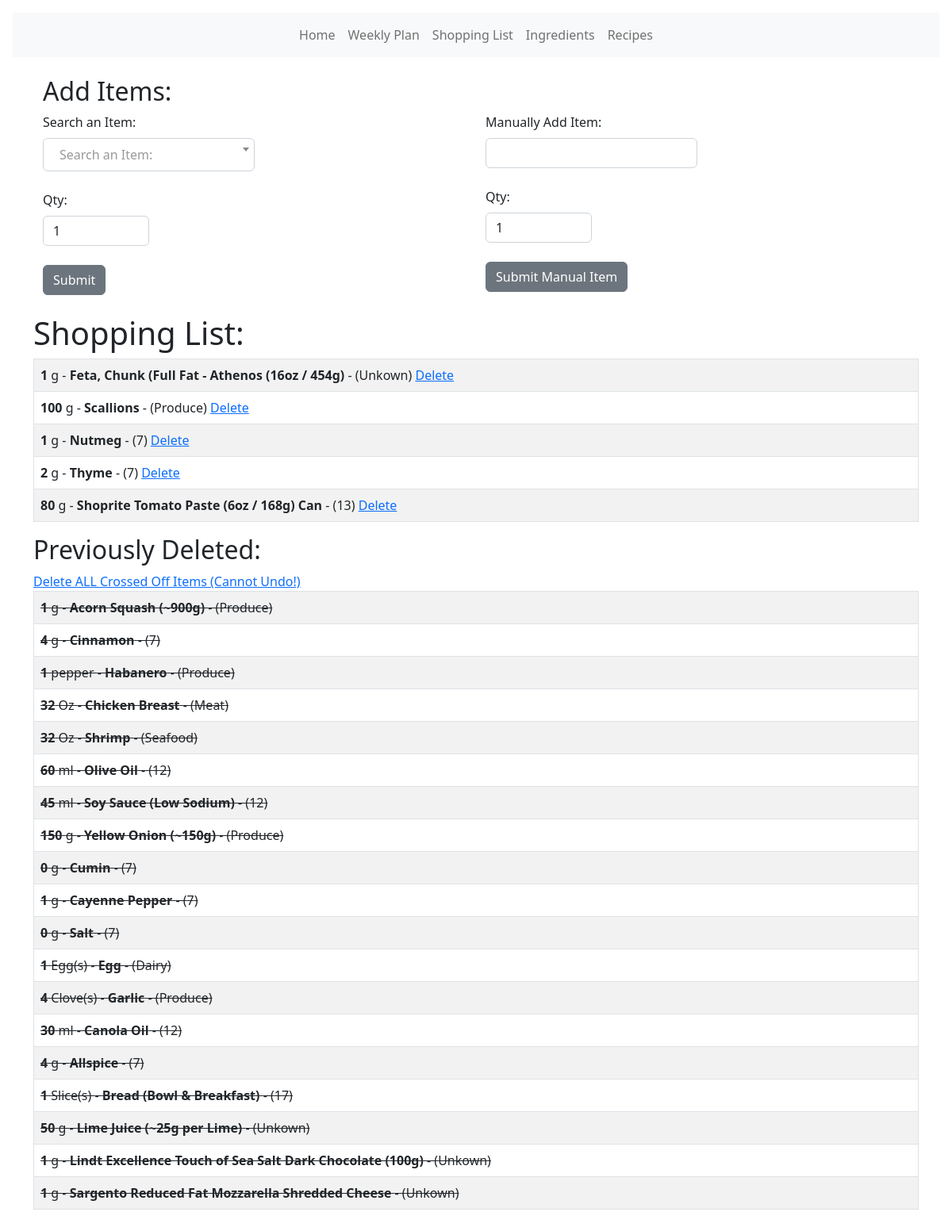
/list, run on an earlier commit of the app's database.
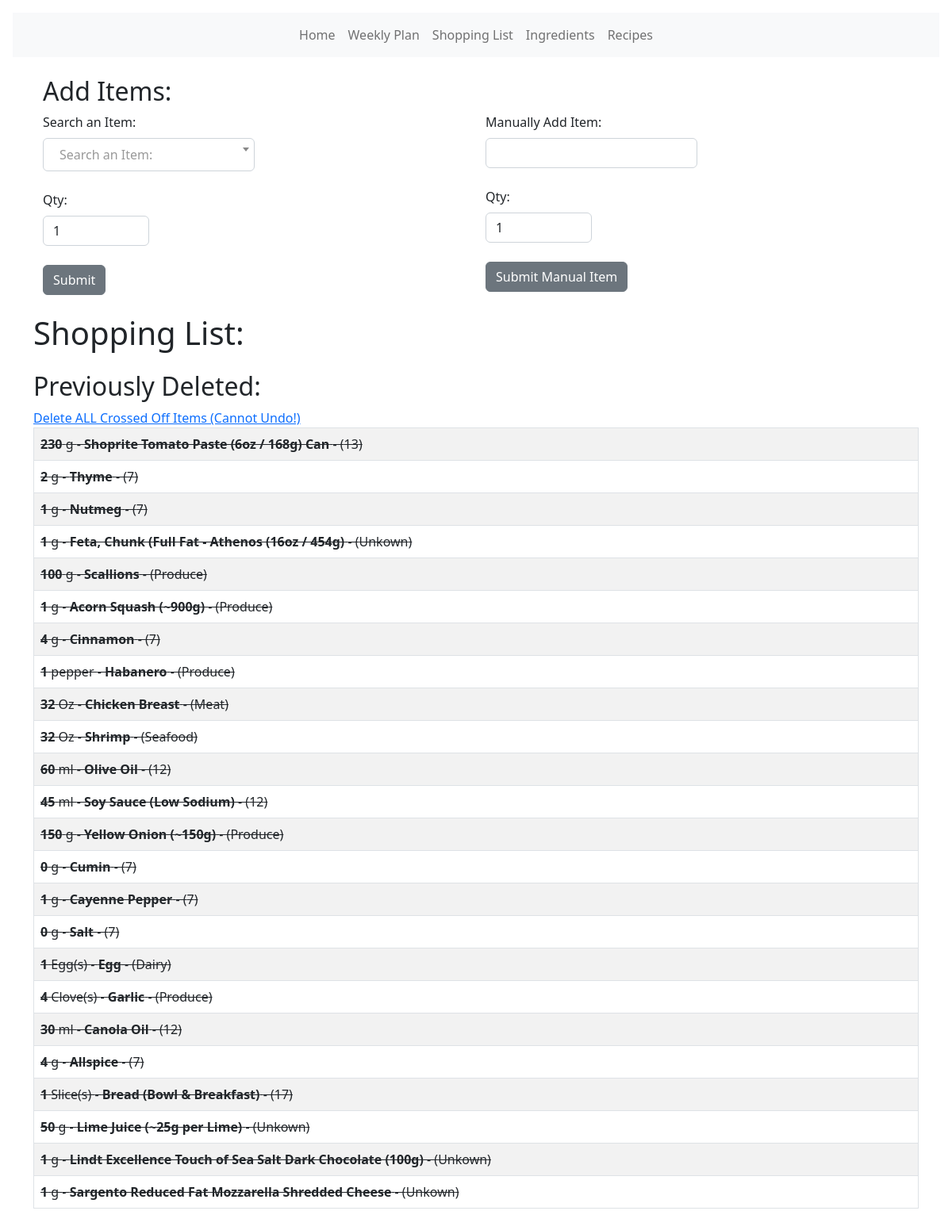
And on a later commit of the database.
### models.py (models this page shows, shortened)
class Shopping(db.Model):
    id = db.Column(db.Integer, primary_key=True)
    qty = db.Column(db.Float)
    unit_name = db.Column(db.String(30))
    ingredient_name = db.Column(db.String(120))
    aisle_name = db.Column(db.String(30))
    aisle_id = db.Column(db.Integer)
    day_label = db.Column(db.String(10))

class Dshopping(db.Model):
    id = db.Column(db.Integer, primary_key=True)
    qty = db.Column(db.Float)
    unit_name = db.Column(db.String(30))
    ingredient_name = db.Column(db.String(120))
    aisle_name = db.Column(db.String(30))
    aisle_id = db.Column(db.Integer)
    day_label = db.Column(db.String(10))

### main.py (the view, shortened to what this page needs)
@app.route("/list", methods=["GET", "POST"])
def list():
    deleted_items = (
        Dshopping.query.with_entities(
            Dshopping.ingredient_name,
            Dshopping.qty,
            Dshopping.unit_name,
            Dshopping.aisle_name,
            Dshopping.aisle_id,
            func.sum(Dshopping.qty).label("dtotal"),
        )
        .group_by(Dshopping.ingredient_name)
        .order_by(Dshopping.id.desc())
        .limit(100)
        .all()
    )
    our_add = (
        Shopping.query.with_entities(
            Shopping.id,
            Shopping.ingredient_name,
            Shopping.qty,
            Shopping.unit_name,
            Shopping.aisle_name,
            Shopping.aisle_id,
            func.sum(Shopping.qty).label("total"),
        )
        .group_by(Shopping.ingredient_name)
        .order_by(Shopping.aisle_id)
        .all()
    )
    names = db.session.query(Ingredient.name).order_by(Ingredient.name)
    names = [i[0] for i in names]
    form = ShoppingForm()
    form.name.choices = [("")] + [(name) for name in names]
    form2 = ManualShoppingForm()
    if form2.validate_on_submit():
        update = Shopping(
            ingredient_name=form2.item.data,
            qty=form2.bqty.data,
            unit_name="",
            aisle_name="Unknown",
            aisle_id=0,
        )
        db.session.add(update)
        db.session.commit()
        our_add = (
            Shopping.query.with_entities(
                Shopping.id,
                Shopping.ingredient_name,
                Shopping.qty,
                Shopping.unit_name,
                Shopping.aisle_name,
                Shopping.aisle_id,
                func.sum(Shopping.qty).label("total"),
            )
            .group_by(Shopping.ingredient_name)
            .order_by(Shopping.aisle_id)
            .all()
        )
        deleted_items = (
            Dshopping.query.with_entities(
                Dshopping.ingredient_name,
                Dshopping.qty,
                Dshopping.unit_name,
                Dshopping.aisle_name,
                Dshopping.aisle_id,
                func.sum(Dshopping.qty).label("dtotal"),
            )
            .group_by(Dshopping.ingredient_name)
            .order_by(Dshopping.id.desc())
            .limit(100)
            .all()
        )
        return render_template(
            "list.html",
            form=form,
            form2=form2,
            name=name,
            our_add=our_add,
            deleted_items=deleted_items,
        )
    else:
        return render_template(
            "list.html",
            form=form,
            form2=form2,
            name=name,
            our_add=our_add,
            deleted_items=deleted_items,
        )

### forms.py
class ShoppingForm(FlaskForm):
    aqty = DecimalField("Qty:", validators=[validators.InputRequired()])
    name = SelectField(
        "Search an Item:",
        validators=[validators.InputRequired()],
        validate_choice=False,
    )
    submit = SubmitField("Submit")

class ManualShoppingForm(FlaskForm):
    bqty = DecimalField("Qty:", validators=[validators.InputRequired()])
    item = StringField("Manually Add Item:", validators=[validators.DataRequired()])
    submit1 = SubmitField("Submit Manual Item")

### templates/list.html (shortened to what this page needs)
<!DOCTYPE html>
<html lang="en">
  <head>
    <link
      href="{{ url_for('static', filename='css/select2.css') }}"
      rel="stylesheet"
    />
    {% extends 'base.html' %} {% block content %}
  </head>
  <body>
    <br />
  <div class="container">
      <h2>Add Items:</h2>
    <div class="row">
      <div class="col-sm">
        <form method="POST">
            {{ form.hidden_tag() }} {{ form.name.label(class="form-label") }} <br>{{ form.name }}
            <br />
            <br />
            {{ form.hidden_tag() }}{{ form.aqty.label(class="form-label") }} {{
            form.aqty(class="form-control w-25", value=1) }}
            <br />
            {{ form.submit(class="btn btn-secondary") }}
        </form>
      </div>
      <br />
        <div class="col-sm">
          <form method="POST">
            {{ form2.hidden_tag() }} {{ form2.item.label(class="form-label") }}
            <br />
            {{ form2.item(class="form-control w-50") }} <br> {{ form2.hidden_tag()}}
            {{ form2.bqty.label(class="form-label") }} {{
            form2.bqty(class="form-control w-25", value=1) }}
            <br />
            {{ form2.submit1(class="btn btn-secondary") }}
          </form>
        </div>
      </div>
    </div>
    <br />
    <div class="container">
      <h1>Shopping List:</h1>
      <table class="table table-hover table-bordered table-striped">
        {% for shopping_list in our_add %}
        <tr>
          <td>
            <b>{{'%0.0f'|format(shopping_list.total|float) }}</b> {{shopping_list.unit_name }} - <b>{{
            shopping_list.ingredient_name }}</b> - ({{ shopping_list.aisle_name }}) <a href="{{url_for('delete_shopping_item', id=shopping_list.id)}}">
              Delete</a
          </td>
        </tr>
        {% endfor %}
      </table>
    </div>
    <div class="container">
      <h2>Previously Deleted:</h2>
      <a href="{{url_for('delete_all_checked_items') }}">
        Delete ALL Crossed Off Items (Cannot Undo!)</a>
      <table class="table table-hover table-bordered table-striped" style="text-decoration: line-through">
        {% for dshopping_list in deleted_items %}
        <tr>
          <td>
            <b>{{'%0.0f'|format(dshopping_list.dtotal|float) }}</b> {{dshopping_list.unit_name }} - <b>{{
            dshopping_list.ingredient_name }}</b> - ({{ dshopping_list.aisle_name }})
          </td>
        </tr>
        {% endfor %}
      </table>
    </div>
  </body>
  {% endblock %}

### templates/base.html (shortened to what this page needs)
<!DOCTYPE html>
<html lang="en">
  <head>
    <link
      href="https://cdn.jsdelivr.net/npm/bootstrap@5.0.2/dist/css/bootstrap.min.css"
      rel="stylesheet"
    />
    <link
      href="{{ url_for('static', filename='css/style.css') }}"
      rel="stylesheet"
    />
  </head>
  <body>
    {% include 'navbar.html' %}
    <div class="container">{% block content %} {% endblock %}</div>
  </body>
</html>

### templates/navbar.html (shortened to what this page needs)
<!DOCTYPE html>
<html lang="en">
  <head>
    <link
      href="https://cdn.jsdelivr.net/npm/bootstrap@5.2.0/dist/css/bootstrap.min.css"
      rel="stylesheet"
    />
    <link
      href="https://getbootstrap.com/docs/5.2/assets/css/docs.css"
      rel="stylesheet"
    />
  </head>
  <body class="p-3 m-0 border-0 bd-example">
    <nav class="navbar navbar-expand-lg bg-light">
      <div class="container-fluid">
        <div class="collapse navbar-collapse" id="navbarTogglerDemo01">
          <ul class="navbar-nav mx-auto mb-2 mb-lg-0">
            <li class="nav-item">
              <a class="nav-link" href="{{ url_for('index') }}">Home</a>
            </li>
            <li class="nav-item">
              <a class="nav-link" href="{{ url_for('weekly_plan') }}">Weekly Plan</a>
            </li>
            <li class="nav-item">
              <a class="nav-link" href="{{ url_for('list') }}">Shopping List</a>
            <li class="nav-item">
              <a class="nav-link" href="{{ url_for('ingredient_page') }}">Ingredients</a>
            </li>
            <li class="nav-item">
              <a class="nav-link" href="{{ url_for('recipe_list') }}">Recipes</a>
            </li>
            </li>
          </ul>
        </div>
      </div>
    </nav>
  </body>
</html>

What changed in the data, as far as the page shows it:
removed Shopping: total "1", unit_name "g", ingredient_name "Feta, Chunk (Full Fat - Athenos (16oz / 454g)", aisle_name "Unkown"
removed Shopping: total "100", unit_name "g", ingredient_name "Scallions", aisle_name "Produce"
removed Shopping: total "1", unit_name "g", ingredient_name "Nutmeg", aisle_name "7"
removed Shopping: total "2", unit_name "g", ingredient_name "Thyme", aisle_name "7"
removed Shopping: total "80", unit_name "g", ingredient_name "Shoprite Tomato Paste (6oz / 168g) Can", aisle_name "13"
added Dshopping: dtotal "230", unit_name "g", ingredient_name "Shoprite Tomato Paste (6oz / 168g) Can", aisle_name "13"
added Dshopping: dtotal "2", unit_name "g", ingredient_name "Thyme", aisle_name "7"
added Dshopping: dtotal "1", unit_name "g", ingredient_name "Nutmeg", aisle_name "7"
added Dshopping: dtotal "1", unit_name "g", ingredient_name "Feta, Chunk (Full Fat - Athenos (16oz / 454g)", aisle_name "Unkown"
added Dshopping: dtotal "100", unit_name "g", ingredient_name "Scallions", aisle_name "Produce"
